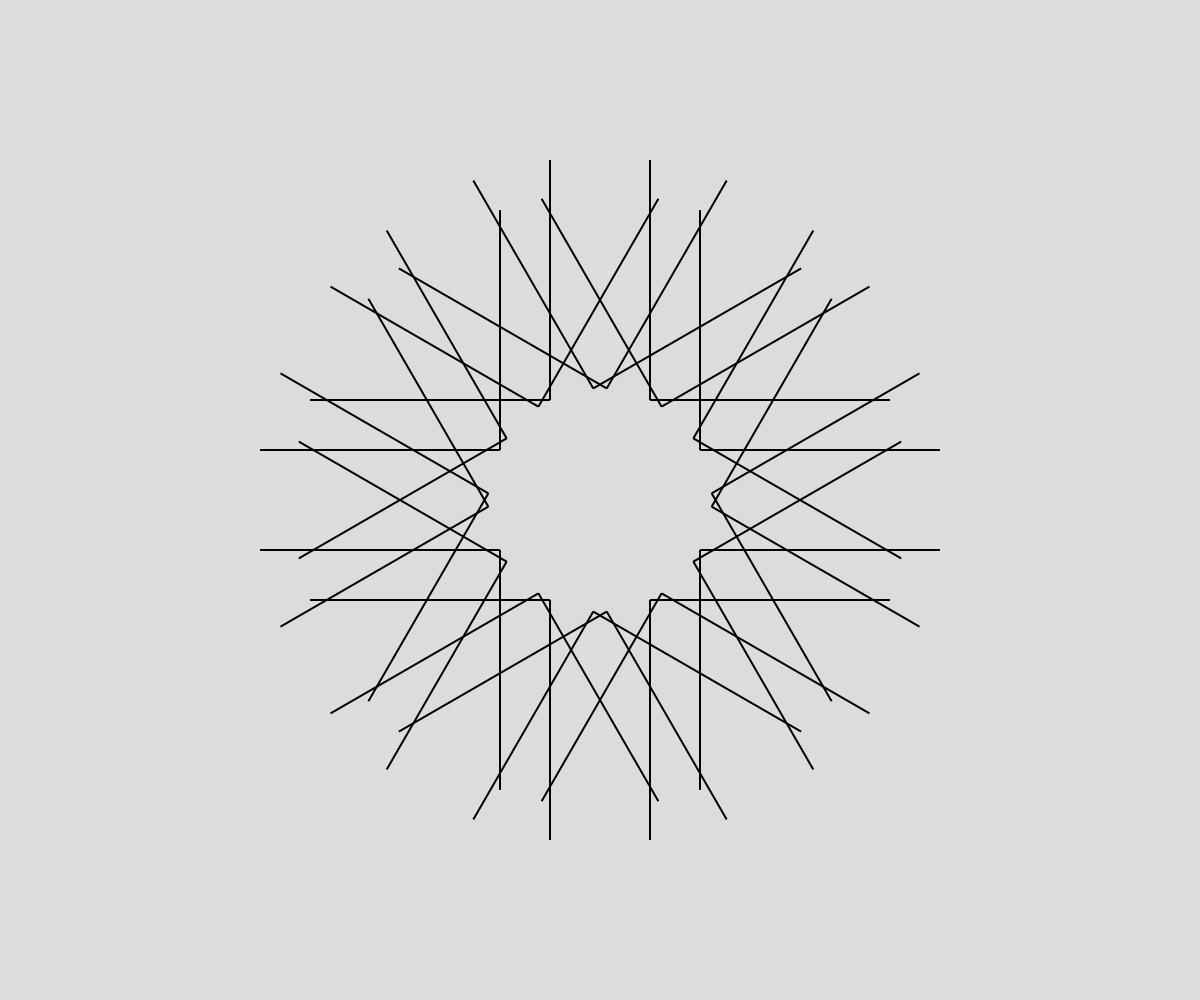
Frame 1 (no input)
Frame 60 (no input): identical to frame 1, image omitted
Frame 120 (the mouse pressed at the canvas centre since frame 60): identical to frame 1, image omitted

The p5.js sketch that drew this single still picture (run headless with seeded random() and noise() and a simulated clock; from frame 60 on, the mouse is pressed at the canvas centre):

// p5.js sketch
// ── sketch.js
// Project Title
// Your Name
// Date
//
// Extra for Experts:
// - describe what you did to take this project "above and beyond"


function setup() {
  createCanvas(windowWidth, windowHeight);
}

function draw() {
  background(220);
  push();
  translate(width/2, height/2);

  for (let i = 0; i < 360; i += 6){ 
    push();
    rotate(radians(i));
    if (i % 30 === 0){
      strokeWeight(2);
      rect(50, 100, 240, 0);
      rect(100, 50, 240, 0);
      rect(50, 100, 0, 240);
      rect(100, 50, 0, 240);
    }
    pop();
  }
  pop();
}
